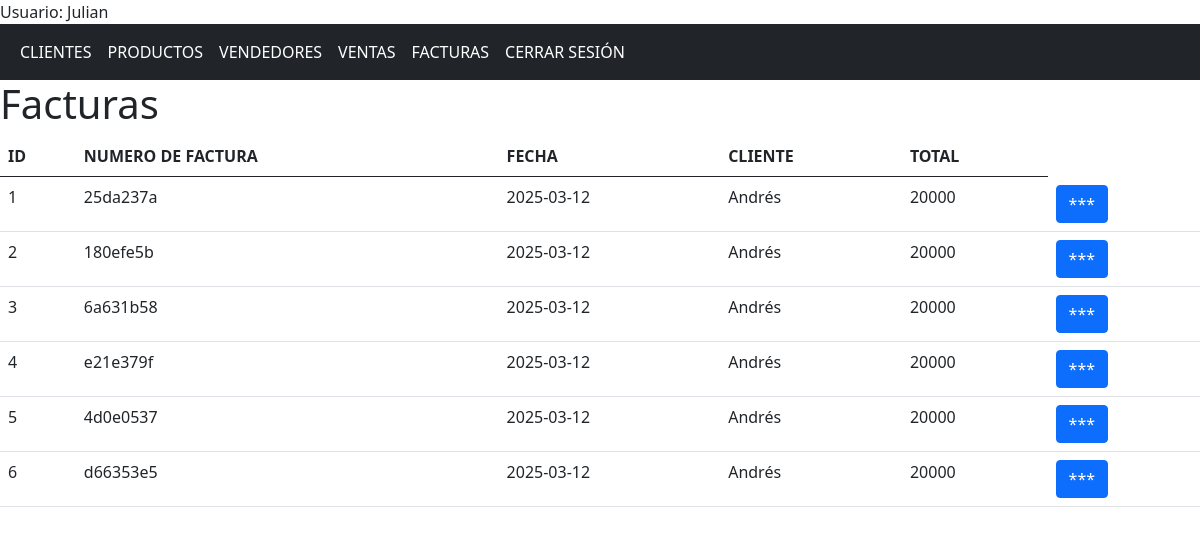
Page /facturas (signed in) on the earlier database version.
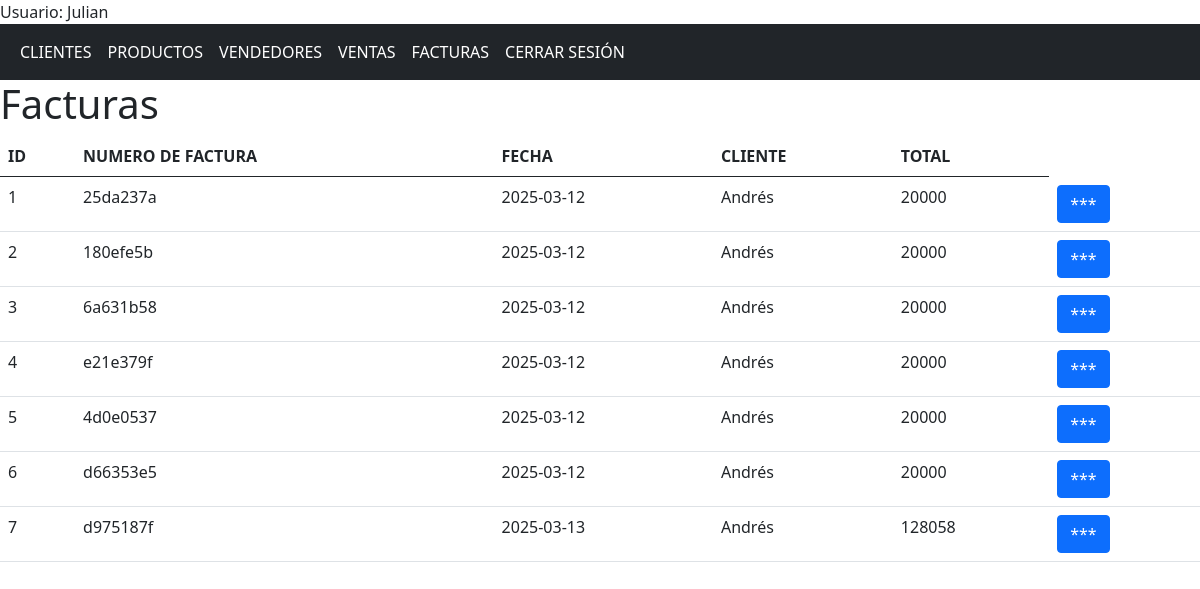
Same page on the later database version.
### app/models/models.py (models this page shows, shortened)
class Usuario(db.Model, UserMixin):
    id = db.Column(db.Integer, primary_key = True)
    nombre = db.Column(db.String(150), nullable = False)
    correo = db.Column(db.String(150), nullable = False, unique = True)
    contrasena = db.Column(db.String(150), nullable = False)

class Factura(db.Model):
    id = db.Column(db.Integer, primary_key = True)
    numero_factura = db.Column(db.String(150), nullable = False, unique = True)
    fecha_emision = db.Column(db.Date, default=func.current_date())
    total = db.Column(db.Integer, nullable = False)
    id_cliente = db.Column(db.Integer, db.ForeignKey('cliente.id'), nullable = False)
    id_compra = db.Column(db.Integer, db.ForeignKey('compra.id'), nullable=True)
    productos = db.relationship('FacturaProducto', backref='factura', cascade="all, delete")

class Cliente(db.Model):
    id = db.Column(db.Integer, primary_key = True)
    nombre = db.Column(db.String(150), nullable = False)
    direccion = db.Column(db.String(150), nullable = False)
    telefono = db.Column(db.String(15), nullable = False)
    correo = db.Column(db.String(150), nullable = False, unique = True)
    tipo_cliente = db.Column(db.String(20), nullable = False)
    estado = db.Column(db.String(25), nullable = False)
    compras = db.relationship('Compra', backref = 'cliente', cascade="all, delete")
    facturas = db.relationship('Factura', backref ='cliente', cascade="all, delete")

### app/controllers/nav.py (the view)
@nav.route('/facturas')
@login_required
def facturas():
    facturas = Factura.query.all()
    return render_template('facturas.html', facturas = facturas)

### app/templates/facturas.html (shortened to what this page needs)
{% extends "base.html" %}
{% block contenido%}
<h1>Facturas</h1>
<div>
    <table class="table table-hover">
        <thead>
            <th>ID</th>
            <th>NUMERO DE FACTURA</th>
            <th>FECHA</th>
            <th>CLIENTE</th>
            <th>TOTAL</th>
        </thead>
        <tbody>
            {% for factura in facturas %}
            <tr>
                <td>{{ factura.id }}</td>
                <td>{{ factura.numero_factura }}</td>
                <td>{{ factura.fecha_emision }}</td>
                <td>{{ factura.cliente.nombre }}</td>
                <td>{{ factura.total }}</td>
                <td><button class="btn btn-primary boton_info" value="{{factura.id}}">***</button></td>
            </tr>
            {% endfor %}
        </tbody>
    </table>
</div>
{% endblock %}

### app/templates/base.html (shortened to what this page needs)
<!DOCTYPE html>
<html lang="en">
<head>
    <link href="https://cdn.jsdelivr.net/npm/bootstrap@5.0.2/dist/css/bootstrap.min.css" rel="stylesheet">
    <link rel="stylesheet" href="{{ url_for('static', filename='css/styles.css') }}">
</head>
<body>
    {% if current_user.is_authenticated %}
    <div>Usuario: {{ current_user.nombre }}</div>
    {% endif %}
    <nav class="navbar navbar-expand-sm bg-dark navbar-dark">
        <div class="container-fluid">
            <ul class="navbar-nav">
                {% if current_user.is_authenticated %}
                <li class="nav-item">
                    <a class="nav-link active" href="{{url_for('nav.clientes')}}"> CLIENTES</a>
                </li>
                <li class="nav-item">
                    <a class="nav-link active" href="{{url_for('nav.productos')}}">PRODUCTOS</a>
                </li>
                <li class="nav-item">
                    <a class="nav-link active" href="{{url_for('nav.vendedores')}}">VENDEDORES</a>
                </li>
                <li class="nav-item">
                    <a class="nav-link active" href="{{url_for('nav.compras')}}">VENTAS</a>
                </li>
                <li class="nav-item">
                    <a class="nav-link active" href="{{url_for('nav.facturas')}}">FACTURAS</a>
                </li>
                <li class="nav-item">
                    <a class="nav-link active" href="{{url_for('aut.logout')}}">CERRAR SESIÓN</a>
                </li>
                {% endif %}
            </ul>
        </div>
    </nav>
    {%block contenido%}{%endblock%}
</body>
</html>

Differences in the rows shown:
added Factura: id "7", numero_factura "d975187f", fecha_emision "2025-03-13", cliente.nombre "Andrés", total "128058"
